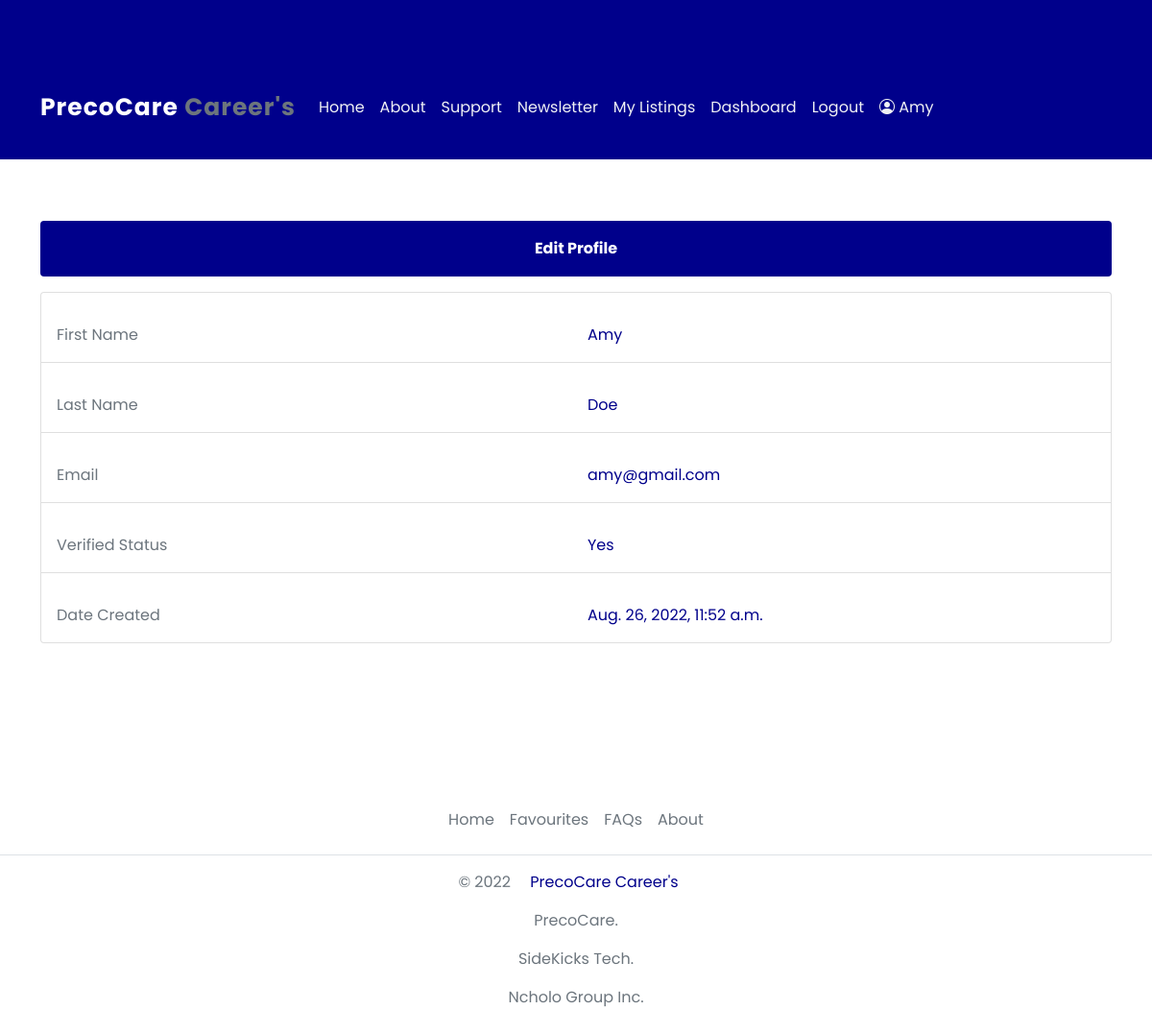
Screenshot of /profile (signed in) with the database file from the repository.
### PrecoCareCareers/models.py (models this page shows, shortened)
class AgentModel(models.Model):
    user = models.OneToOneField(User,null=True, on_delete=models.CASCADE)
    first_name = models.CharField(max_length=200,null=True)
    last_name = models.CharField(max_length=200,null=True)
    email = models.CharField(max_length=200,null=True)
    verified = models.CharField(max_length=100,null=True, default='No' ,blank=True)
    date_created = models.DateTimeField(auto_now_add=True, null=True)

### PrecoCareCareers/decorators.py (the view)
        def wrapper_func(request, *args, **kwargs):
            group = None
            if request.user.groups.exists():
                group = request.user.groups.all()[0].name
            if group in allowed_roles:
                return view_func(request, *args, **kwargs)
            else:
                return redirect('index')

### PrecoCareCareers/views.py (called while the page is built, shortened)
@allowed_user(allowed_roles=['agent'])
def ProfilePage(request):
    current_user = request.user
    profile = AgentModel.objects.get(user = current_user)
    context = {
        "profile" : profile
    }
    return render(request,"Admin/profile.html",context)

### PrecoCareCareers/templates/Admin/profile.html (shortened to what this page needs)
{% extends 'PrecoCareCareers/base.html' %}
{% load static %}
{% block content %}
<section class="container mt-5">
    <center>
        <button class=" btn my-3 py-3 fw-bold rounded text-white" style="width: 100%; background-color: darkblue;" data-bs-toggle="modal" data-bs-target="#editprofilemodal{{profile.id}}">Edit Profile</button>
    </center>
    <ul class="list-group">
        <li class="list-group-item py-3">
            <div class="row">
                <div class="col-sm-12 mt-3 col-md-6 text-secondary">
                    First Name
                </div>
                <div class="col-sm-12 mt-3 col-md-6 fontsColor">
                    {{profile.first_name}}
                </div>
            </div>
        </li>
        <li class="list-group-item py-3">
            <div class="row">
                <div class="col-sm-12 mt-3 col-md-6 text-secondary">
                    Last Name
                </div>
                <div class="col-sm-12 mt-3 col-md-6 fontsColor">
                    {{profile.last_name}}
                </div>
            </div>
        </li>
        <li class="list-group-item py-3">
            <div class="row">
                <div class="col-sm-12 mt-3 col-md-6 text-secondary">
                    Email
                </div>
                <div class="col-sm-12 mt-3 col-md-6 fontsColor">
                    {{profile.email}}
                </div>
            </div>
        </li>
        <li class="list-group-item py-3">
            <div class="row">
                <div class="col-sm-12 mt-3 col-md-6 text-secondary">
                    Verified Status
                </div>
                <div class="col-sm-12 mt-3 col-md-6 fontsColor">
                    {{profile.verified}}
                </div>
            </div>
        </li>
        <li class="list-group-item py-3">
            <div class="row">
                <div class="col-sm-12 mt-3 col-md-6 text-secondary">
                    Date Created
                </div>
                <div class="col-sm-12 mt-3 col-md-6 fontsColor">
                    {{profile.date_created}}
                </div>
            </div>
        </li>
      </ul>
</section>
{% endblock %}

### PrecoCareCareers/templates/partials/navbar.html (shortened to what this page needs)
{% load static %}
<nav class="navbar navbar-expand-lg navbar-light navbarBackground" style="padding-top: 88px; padding-bottom: 30px;">
    <div class="container">
      <a class="navbar-brand text-white navbarstyle" href="{% url 'index'%}">PrecoCare <span class="text-secondary">Career's</span></a>
      <div class="collapse navbar-collapse" id="navbarSupportedContent">
        <ul class="navbar-nav me-auto mb-2 mb-lg-0">
          <li class="nav-item ">
            <a class="nav-link active navbarLinks" aria-current="page" href="{% url 'index'%}">Home</a>
          </li>
          <li class="nav-item">
            <a class="nav-link navbarLinks" href="{% url 'about'%}">About</a>
          </li>
          <li class="nav-item">
            <a class="nav-link navbarLinks" href="{% url 'support'%}">Support</a>
          </li>
          <li class="nav-item">
            <a class="nav-link navbarLinks"  data-bs-toggle="offcanvas" href="#newsletteroffcanvas" role="button" aria-controls="newsletteroffcanvas">Newsletter</a>
          </li>
          {%  if user.is_authenticated %}
          <li class="nav-item">
            <a class="nav-link navbarLinks" href="{% url 'favourites'%}">My Listings</a>
          </li>
          {% endif %}
          {% if user.groups.all.0.name == "agent" %}
          <li class="nav-item">
            <a class="nav-link navbarLinks" href="{% url 'dashboard'%}">Dashboard</a>
          </li>
          {% endif %}
          {% if user.is_authenticated %}
          <li class="nav-item">
            <a class="nav-link navbarLinks" href="{% url 'logout'%}">Logout</a>
          </li>
          {% else %}
          <li class="nav-item">
            <a class="nav-link navbarLinks" href="{% url 'login'%}">Login</a>
          </li>
          {% endif %}
          {% if user.groups.all.0.name == "agent" %}
          <li class="nav-item">
            <a class="nav-link navbarLinks" href="{% url 'profile'%}"><i class="bi bi-person-circle"></i> {{request.user}}</a>
          </li>
          {% endif %}
        </ul>
      </div>
    </div>
  </nav>

### static/css/main.css (style rules this page uses)
:root { --primary-color: darkblue; }
.body-fonts { font-family: 'Poppins', sans-serif !important; }
.navbarBackground { background-color: var(--primary-color) !important; }
.navbarstyle { font-size: 28px; font-weight: 700; letter-spacing: 1px; }
.navbarLinks { color: #F0F1F4 !important; }
.fontsColor { color: var(--primary-color) !important; }

### PrecoCareCareers/templates/PrecoCareCareers/base.html (style rules this page uses)
:root { --primary-color: darkblue; }
.body-fonts { font-family: 'Poppins', sans-serif !important; }
.navbarBackground { background-color: var(--primary-color) !important; }
.navbarstyle { font-size: 25px; font-weight: 700; letter-spacing: 1px; }
.navbarLinks { color: #F0F1F4 !important; }
.fontsColor { color: var(--primary-color) !important; }

### rows the page displays
AgentModel: first_name "Amy", last_name "Doe", email "amy@gmail.com", verified "Yes", date_created "Aug. 26, 2022, 11:52 a.m."

### other values shown
{{ request.user }} "Amy"
